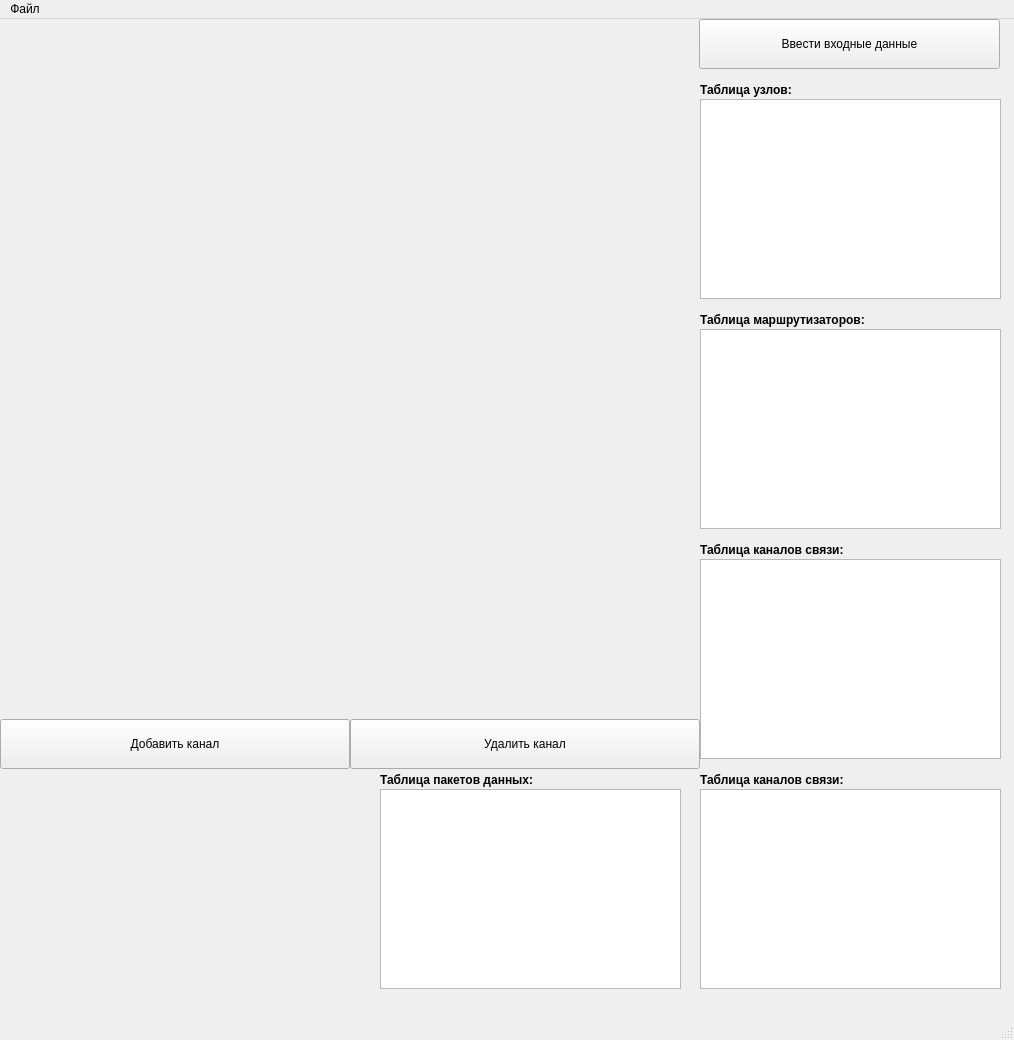
<?xml version="1.0" encoding="UTF-8"?>
<ui version="4.0">
 <class>MainWindow</class>
 <widget class="QMainWindow" name="MainWindow">
  <property name="geometry">
   <rect>
    <x>0</x>
    <y>0</y>
    <width>1014</width>
    <height>1040</height>
   </rect>
  </property>
  <property name="windowTitle">
   <string>Система проектирования сети</string>
  </property>
  <widget class="QWidget" name="centralwidget">
   <widget class="QWidget" name="plotWidget" native="true">
    <property name="geometry">
     <rect>
      <x>0</x>
      <y>0</y>
      <width>700</width>
      <height>700</height>
     </rect>
    </property>
   </widget>
   <widget class="QPushButton" name="inputButton">
    <property name="geometry">
     <rect>
      <x>699</x>
      <y>0</y>
      <width>301</width>
      <height>50</height>
     </rect>
    </property>
    <property name="text">
     <string>Ввести входные данные</string>
    </property>
   </widget>
   <widget class="QTableWidget" name="tablePoint">
    <property name="geometry">
     <rect>
      <x>700</x>
      <y>80</y>
      <width>301</width>
      <height>200</height>
     </rect>
    </property>
   </widget>
   <widget class="QTableWidget" name="tableRouters">
    <property name="geometry">
     <rect>
      <x>700</x>
      <y>310</y>
      <width>301</width>
      <height>200</height>
     </rect>
    </property>
   </widget>
   <widget class="QPushButton" name="addChanelButton">
    <property name="geometry">
     <rect>
      <x>0</x>
      <y>700</y>
      <width>350</width>
      <height>50</height>
     </rect>
    </property>
    <property name="text">
     <string>Добавить канал</string>
    </property>
   </widget>
   <widget class="QPushButton" name="deleteChannelButton">
    <property name="geometry">
     <rect>
      <x>350</x>
      <y>700</y>
      <width>350</width>
      <height>50</height>
     </rect>
    </property>
    <property name="text">
     <string>Удалить канал</string>
    </property>
   </widget>
   <widget class="QTableWidget" name="tableChannels">
    <property name="geometry">
     <rect>
      <x>700</x>
      <y>540</y>
      <width>301</width>
      <height>200</height>
     </rect>
    </property>
   </widget>
   <widget class="QLabel" name="labelInput">
    <property name="geometry">
     <rect>
      <x>700</x>
      <y>50</y>
      <width>121</width>
      <height>41</height>
     </rect>
    </property>
    <property name="font">
     <font>
      <weight>75</weight>
      <bold>true</bold>
     </font>
    </property>
    <property name="text">
     <string>Таблица узлов:</string>
    </property>
   </widget>
   <widget class="QLabel" name="labelInput_2">
    <property name="geometry">
     <rect>
      <x>700</x>
      <y>280</y>
      <width>201</width>
      <height>41</height>
     </rect>
    </property>
    <property name="font">
     <font>
      <weight>75</weight>
      <bold>true</bold>
     </font>
    </property>
    <property name="text">
     <string>Таблица маршрутизаторов:</string>
    </property>
   </widget>
   <widget class="QLabel" name="labelInput_3">
    <property name="geometry">
     <rect>
      <x>700</x>
      <y>510</y>
      <width>201</width>
      <height>41</height>
     </rect>
    </property>
    <property name="font">
     <font>
      <weight>75</weight>
      <bold>true</bold>
     </font>
    </property>
    <property name="text">
     <string>Таблица каналов связи:</string>
    </property>
   </widget>
   <widget class="QLabel" name="labelInput_4">
    <property name="geometry">
     <rect>
      <x>700</x>
      <y>740</y>
      <width>201</width>
      <height>41</height>
     </rect>
    </property>
    <property name="font">
     <font>
      <weight>75</weight>
      <bold>true</bold>
     </font>
    </property>
    <property name="text">
     <string>Таблица каналов связи:</string>
    </property>
   </widget>
   <widget class="QTableWidget" name="tableUsages">
    <property name="geometry">
     <rect>
      <x>700</x>
      <y>770</y>
      <width>301</width>
      <height>200</height>
     </rect>
    </property>
   </widget>
   <widget class="QTableWidget" name="tablePackages">
    <property name="geometry">
     <rect>
      <x>380</x>
      <y>770</y>
      <width>301</width>
      <height>200</height>
     </rect>
    </property>
   </widget>
   <widget class="QLabel" name="labelInput_5">
    <property name="geometry">
     <rect>
      <x>380</x>
      <y>740</y>
      <width>201</width>
      <height>41</height>
     </rect>
    </property>
    <property name="font">
     <font>
      <weight>75</weight>
      <bold>true</bold>
     </font>
    </property>
    <property name="text">
     <string>Таблица пакетов данных:</string>
    </property>
   </widget>
  </widget>
  <widget class="QMenuBar" name="menubar">
   <property name="geometry">
    <rect>
     <x>0</x>
     <y>0</y>
     <width>1014</width>
     <height>21</height>
    </rect>
   </property>
   <widget class="QMenu" name="menufgh">
    <property name="title">
     <string>Файл</string>
    </property>
    <addaction name="separator"/>
    <addaction name="action_open"/>
    <addaction name="action_save"/>
   </widget>
   <addaction name="menufgh"/>
  </widget>
  <widget class="QStatusBar" name="statusbar"/>
  <action name="action_open">
   <property name="text">
    <string>Открыть файл</string>
   </property>
  </action>
  <action name="action_save">
   <property name="text">
    <string>Сохранить файл</string>
   </property>
  </action>
 </widget>
 <resources/>
 <connections/>
</ui>
